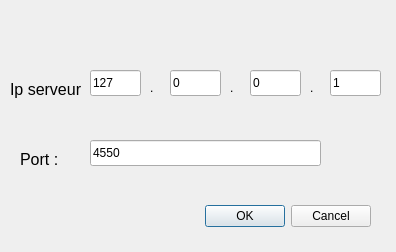
<?xml version="1.0" encoding="UTF-8"?>
<ui version="4.0">
 <class>ConnectDialog</class>
 <widget class="QDialog" name="ConnectDialog">
  <property name="geometry">
   <rect>
    <x>0</x>
    <y>0</y>
    <width>396</width>
    <height>252</height>
   </rect>
  </property>
  <property name="windowTitle">
   <string>Connect</string>
  </property>
  <widget class="QDialogButtonBox" name="buttonBox">
   <property name="geometry">
    <rect>
     <x>30</x>
     <y>200</y>
     <width>341</width>
     <height>32</height>
    </rect>
   </property>
   <property name="orientation">
    <enum>Qt::Horizontal</enum>
   </property>
   <property name="standardButtons">
    <set>QDialogButtonBox::Cancel|QDialogButtonBox::Ok</set>
   </property>
  </widget>
  <widget class="QLineEdit" name="a">
   <property name="geometry">
    <rect>
     <x>90</x>
     <y>70</y>
     <width>51</width>
     <height>26</height>
    </rect>
   </property>
   <property name="text">
    <string>127</string>
   </property>
   <property name="maxLength">
    <number>3</number>
   </property>
  </widget>
  <widget class="QLineEdit" name="b">
   <property name="geometry">
    <rect>
     <x>170</x>
     <y>70</y>
     <width>51</width>
     <height>26</height>
    </rect>
   </property>
   <property name="text">
    <string>0</string>
   </property>
   <property name="maxLength">
    <number>3</number>
   </property>
  </widget>
  <widget class="QLineEdit" name="c">
   <property name="geometry">
    <rect>
     <x>250</x>
     <y>70</y>
     <width>51</width>
     <height>26</height>
    </rect>
   </property>
   <property name="text">
    <string>0</string>
   </property>
   <property name="maxLength">
    <number>3</number>
   </property>
  </widget>
  <widget class="QLineEdit" name="d">
   <property name="geometry">
    <rect>
     <x>330</x>
     <y>70</y>
     <width>51</width>
     <height>26</height>
    </rect>
   </property>
   <property name="text">
    <string>1</string>
   </property>
   <property name="maxLength">
    <number>3</number>
   </property>
  </widget>
  <widget class="QLabel" name="label">
   <property name="geometry">
    <rect>
     <x>10</x>
     <y>80</y>
     <width>71</width>
     <height>20</height>
    </rect>
   </property>
   <property name="text">
    <string>&lt;html&gt;&lt;head/&gt;&lt;body&gt;&lt;p&gt;&lt;span style=&quot; font-size:12pt;&quot;&gt;Ip serveur: &lt;/span&gt;&lt;/p&gt;&lt;/body&gt;&lt;/html&gt;</string>
   </property>
  </widget>
  <widget class="QLabel" name="label_2">
   <property name="geometry">
    <rect>
     <x>20</x>
     <y>150</y>
     <width>51</width>
     <height>16</height>
    </rect>
   </property>
   <property name="text">
    <string>&lt;html&gt;&lt;head/&gt;&lt;body&gt;&lt;p&gt;&lt;span style=&quot; font-size:12pt;&quot;&gt;Port : &lt;/span&gt;&lt;/p&gt;&lt;/body&gt;&lt;/html&gt;</string>
   </property>
  </widget>
  <widget class="QLineEdit" name="port">
   <property name="geometry">
    <rect>
     <x>90</x>
     <y>140</y>
     <width>231</width>
     <height>26</height>
    </rect>
   </property>
   <property name="text">
    <string>4550</string>
   </property>
  </widget>
  <widget class="QLabel" name="label_3">
   <property name="geometry">
    <rect>
     <x>230</x>
     <y>80</y>
     <width>16</width>
     <height>16</height>
    </rect>
   </property>
   <property name="text">
    <string>.</string>
   </property>
  </widget>
  <widget class="QLabel" name="label_5">
   <property name="geometry">
    <rect>
     <x>310</x>
     <y>80</y>
     <width>16</width>
     <height>16</height>
    </rect>
   </property>
   <property name="text">
    <string>.</string>
   </property>
  </widget>
  <widget class="QLabel" name="label_6">
   <property name="geometry">
    <rect>
     <x>150</x>
     <y>80</y>
     <width>16</width>
     <height>16</height>
    </rect>
   </property>
   <property name="text">
    <string>.</string>
   </property>
  </widget>
 </widget>
 <resources/>
 <connections>
  <connection>
   <sender>buttonBox</sender>
   <signal>accepted()</signal>
   <receiver>ConnectDialog</receiver>
   <slot>accept()</slot>
   <hints>
    <hint type="sourcelabel">
     <x>248</x>
     <y>254</y>
    </hint>
    <hint type="destinationlabel">
     <x>157</x>
     <y>274</y>
    </hint>
   </hints>
  </connection>
  <connection>
   <sender>buttonBox</sender>
   <signal>rejected()</signal>
   <receiver>ConnectDialog</receiver>
   <slot>reject()</slot>
   <hints>
    <hint type="sourcelabel">
     <x>316</x>
     <y>260</y>
    </hint>
    <hint type="destinationlabel">
     <x>286</x>
     <y>274</y>
    </hint>
   </hints>
  </connection>
 </connections>
</ui>
